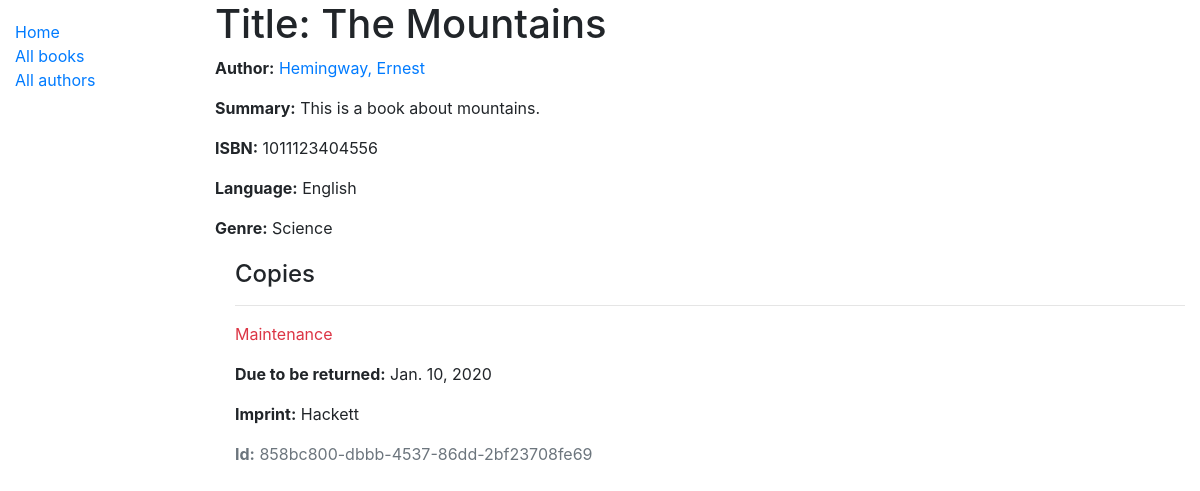
/catalog/book/3, run on the app's committed database.
### catalog/models.py (models this page shows, shortened)
class Book(models.Model):
    title = models.CharField(max_length=200)
    author = models.ForeignKey('Author', on_delete=models.SET_NULL, null=True)
    summary = models.TextField(max_length=1000, help_text='Enter a brief description of the book')
    isbn = models.CharField('ISBN', max_length=13, help_text='13 Character ISBN')
    genre = models.ManyToManyField(Genre, help_text='Select a genre for this book')
    language = models.ForeignKey('Language', on_delete=models.SET_NULL, null=True)
    def display_genre(self):
        """ Create a string for the Genre. This is required to display genre in Admin """
        return ', '.join(genre.name for genre in self.genre.all()[:3])
    display_genre.short_description = 'Genre'

class Author(models.Model):
    first_name = models.CharField(max_length=100)
    last_name = models.CharField(max_length=100)
    date_of_birth = models.DateField(null=True, blank=True)
    date_of_death = models.DateField('Died', null=True, blank=True)
    class Meta:
        ordering = ['last_name', 'first_name']
    def __str__(self):
        return f'{self.last_name}, {self.first_name}'

class Language(models.Model):
    name = models.CharField(max_length=200, help_text="Enter the book's language")
    def __str__(self):
        return self.name

class Genre(models.Model):
    name = models.CharField(max_length=200, help_text='Enter a book genre')
    def __str__(self):
        return self.name

class BookInstance(models.Model):
    id = models.UUIDField(primary_key=True, default=uuid.uuid4, help_text='Unique ID for this particular book')
    book = models.ForeignKey('Book', on_delete=models.SET_NULL, null=True)
    imprint = models.CharField(max_length=200)
    due_back = models.DateField(null=True, blank=True)
    LOAN_STATUS = (
        ('m', 'Maintenance'),
        ('o', 'On loan'),
        ('a', 'Available'),
        ('r', 'Reserved'),
    )
    status = models.CharField(
        max_length=1,
        choices=LOAN_STATUS,
        blank=True,
        default='m',
        help_text='Book availability',
    )
    class Meta:
        ordering = ['due_back']

### catalog/views.py (the view)
# urls.py: path('book/<int:pk>', views.BookDetailView.as_view(), name='book-detail'),
class BookDetailView(generic.DetailView):
    model = Book
    paginate_by = 10

### catalog/templates/catalog/book_detail.html
{% extends "base_generic.html" %}
{% block content %}
  <h1>Title: {{ book.title }}</h1>
  <p><strong>Author:</strong> <a href="">{{ book.author }}</a></p>
  <p><strong>Summary:</strong> {{ book.summary }}</p>
  <p><strong>ISBN:</strong> {{ book.isbn }}</p>
  <p><strong>Language:</strong> {{ book.language }}</p>
  <p><strong>Genre:</strong> {{ book.genre.all|join:", " }}</p>
  <div style="margin-left:20px;margin-top:20px">
    <h4>Copies</h4>
    {% for copy in book.bookinstance_set.all %}
      <hr>
      <p class="{% if copy.status == 'a' %}text-success{% elif copy.status == 'm' %}text-danger{% else %}text-warning{% endif %}">
        {{ copy.get_status_display }}
      </p>
      {% if copy.status != 'a' %}
        <p><strong>Due to be returned:</strong> {{ copy.due_back }}</p>
      {% endif %}
      <p><strong>Imprint:</strong> {{ copy.imprint }}</p>
      <p class="text-muted"><strong>Id:</strong> {{ copy.id }}</p>
    {% endfor %}
  </div>
{% endblock %}

### data on the page
Book: title "The Mountains", author "Hemingway, Ernest", summary "This is a book about mountains.", isbn "1011123404556", language "English", genre.all "Science"
BookInstance: status "Maintenance", due_back "Jan. 10, 2020", imprint "Hackett", id "858bc800-dbbb-4537-86dd-2bf23708fe69"
